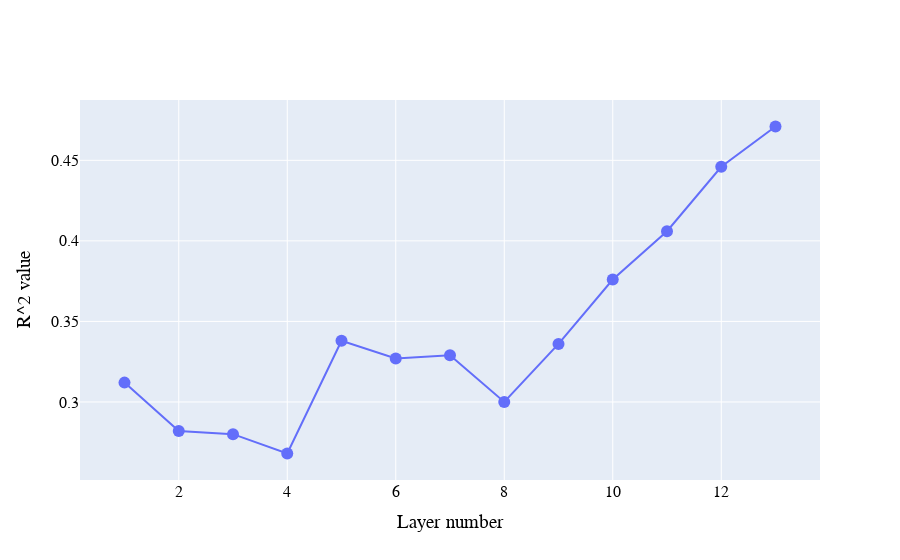

The notebook cell this image was saved under:
### Code cell
import plotly.graph_objects as go

fig = go.Figure(go.Scatter(y  = r2l['r'], x = r2l['layer']))

fig.update_traces(marker=dict(size=12))

fig.update_layout(
    font_family="Times Newer Roman",
    font_color="black",
    title_font_family="Times New Roman",
    font_size=16,
    xaxis_title="Layer number",
    yaxis_title="R^2 value",
)

config = {
  'toImageButtonOptions': {
    'format': 'png', # one of png, svg, jpeg, webp
    'filename': 'r2_layers',
    'height': 1080,
    'width': 1920,
    'scale': 1 # Multiply title/legend/axis/canvas sizes by this factor
  }
}

fig.show(config=config)

### Figure 1 — Plotly figure (JSON) as saved in the notebook; plotly's stock layout.template omitted (floating-point values rounded to 4 significant figures)
{"data": [{"marker": {"size": 12}, "type": "scatter", "x": [1, 2, 3, 4, 5, 6, 7, 8, 9, 10, 11, 12, 13], "y": [0.312, 0.282, 0.28, 0.268, 0.338, 0.327, 0.329, 0.3, 0.336, 0.376, 0.406, 0.446, 0.471]}], "layout": {"font": {"color": "black", "family": "Times Newer Roman", "size": 16}, "title": {"font": {"family": "Times New Roman"}}, "xaxis": {"title": {"text": "Layer number"}}, "yaxis": {"title": {"text": "R^2 value"}}}}
